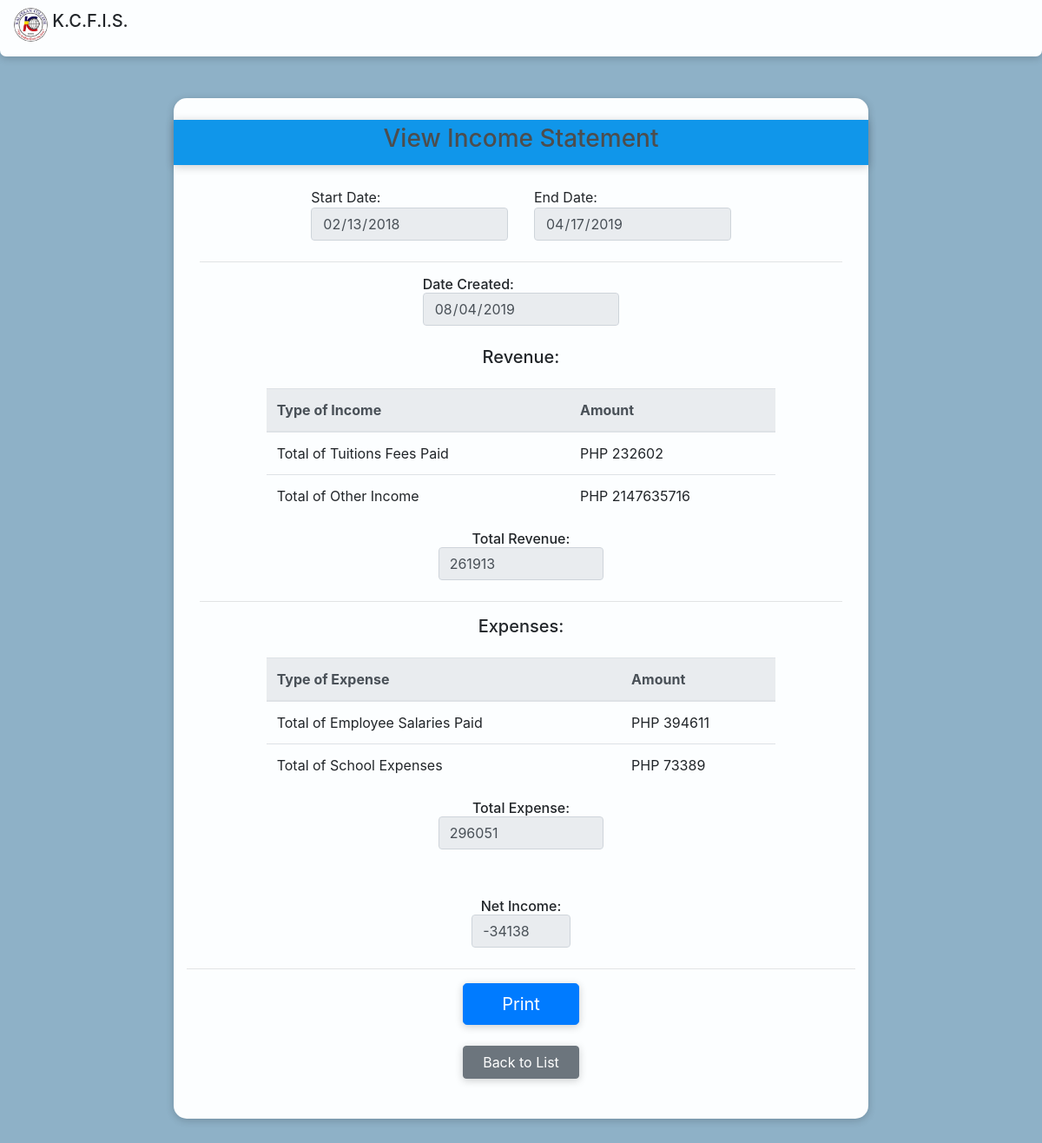
The app's page /view_income_statement.php?isid=4 with its own data.
### tables this page shows
CREATE TABLE `incomestatementtab` (
  `incomestatementID` int(11) NOT NULL AUTO_INCREMENT,
  `dateStart` date NOT NULL,
  `dateEnd` date NOT NULL,
  `dateCreated` date NOT NULL,
  `totalExpense` float NOT NULL,
  `totalRevenue` float NOT NULL,
  `totalIncome` float NOT NULL,
  PRIMARY KEY (`incomestatementID`)
);

### view_income_statement.php (the view, shortened to what this page needs)
<?php
  require_once "template.php";
  require_once "functions.php";
?>
    <div class="container form-box">
      <div class="row form-group form-title">
        <div class="col-sm-12 text-center h3">
          View Income Statement
        </div>
      </div>
      <?php
        $tuitionIncome = 0;
        $otherIncome = 0;
        $otherExpense = 0;
        $salaryExpense = 0;
        $sql = "SELECT *
                FROM incomestatementtab
                WHERE incomestatementID = ?";
        $stmt = $conn->prepare($sql);
        $stmt->bind_param("s", $_GET['isid']);
        $stmt->execute();
        $result = $stmt->get_result();
        while($row = $result->fetch_assoc()){
          $dateEnd = $row['dateEnd'];
          $dateStart = $row['dateStart'];
          $totalRevenue = $row['totalRevenue'];
          $totalExpense = $row['totalExpense'];
          $totalIncome = $row['totalIncome'];
        }
        $sql = "SELECT amountReceived
                FROM studtranstab
                WHERE dateReceived
                between ? and LAST_DAY(?)";
        $stmt = $conn->prepare($sql);
        $stmt->bind_param("ss", $dateStart, $dateEnd);
        $stmt->execute();
        $result = $stmt->get_result();
        while($row = $result->fetch_assoc()){
          if ($row['amountReceived'] > 0){
            $amountReceived = $row['amountReceived'];
            $tuitionIncome = $tuitionIncome + $amountReceived;
          }
        }
        $sql = "SELECT amount
                FROM otherincometab
                WHERE dateReceived
                between ? and LAST_DAY(?)";
        $stmt = $conn->prepare($sql);
        $stmt->bind_param("ss", $dateStart, $dateEnd);
        $stmt->execute();
        $result = $stmt->get_result();
        while($row = $result->fetch_assoc()){
          if ($row['amount'] > 0){
            $amount = $row['amount'];
            $otherIncome = $otherIncome + $amount;
          }
        }
        $sql = "SELECT amount
                FROM expensetab
                WHERE datePurchased
                between ? and LAST_DAY(?)";
        $stmt = $conn->prepare($sql);
        $stmt->bind_param("ss", $dateStart, $dateEnd);
        $stmt->execute();
        $result = $stmt->get_result();
        while($row = $result->fetch_assoc()){
          if ($row['amount'] > 0){
            $amount = $row['amount'];
            $otherExpense = $otherExpense + $amount;
          }
        }
        $sql = "SELECT netIncome
                FROM staffsalarystatementtab
                WHERE dateIssued
                between ? and LAST_DAY(?)";
        $stmt = $conn->prepare($sql);
        $stmt->bind_param("ss", $dateStart, $dateEnd);
        $stmt->execute();
        $result = $stmt->get_result();
        while($row = $result->fetch_assoc()){
          if ($row['netIncome'] > 0){
            $netIncome = $row['netIncome'];
            $salaryExpense = $salaryExpense + $netIncome;
          }
        }
        $sql = "SELECT netIncome
                FROM facsalarystatementtab
                WHERE dateIssued
                between ? and LAST_DAY(?)";
        $stmt = $conn->prepare($sql);
        $stmt->bind_param("ss", $dateStart, $dateEnd);
        $stmt->execute();
        $result = $stmt->get_result();
        while($row = $result->fetch_assoc()){
          if ($row['netIncome'] > 0){
            $netIncome = $row['netIncome'];
            $salaryExpense = $salaryExpense + $netIncome;
          }
        }
      ?>
      <div class="container" id="incomestatement">
      <form role="form" method="post" action="gen_income_statement.php">
        <div class="row form-group">
          <label class="col-sm-4 offset-sm-2">
            Start Date:
            <input value="<?php if (isset($dateStart)) {
              echo $dateStart;
            }?>" readonly type="date" class="form-control" name="dateStart"/>
          </label>
          <label class="col-sm-4">
            End Date:
            <input type="date" value="<?php if (isset($dateEnd)){
              echo $dateEnd;
            }
            else {
              echo date("Y-m-d");
            }?>" readonly class="form-control" name="dateEnd"/>
          </label>
        </div>
      </form>
      <hr />
      <?php
        if (isset($dateStart) || isset($dateEnd)) {
          ?>
          <form role="form" method="post" action="includes/gen_income_statement.inc.php">
              <div class="row form-group">
                <label class="col-sm-4 offset-sm-4 h6">
                  Date Created:
                  <input readonly type="date" value="<?php echo date("Y-m-d"); ?>" class="form-control" name="dateCreated"/>
                </label>
              </div>
              <div class="col-sm-10 offset-sm-1">
                <div class="row form-group">
                  <label class="col-sm-4 offset-sm-4 text-center h5">Revenue: </label>
                </div>
                <table class="table table-hover">
                  <thead class="thead-light">
                    <tr>
                      <th scope="col">Type of Income</th>
                      <th scope="col">Amount</th>
                    </tr>
                  </thead>
                  <tbody>
                    <tr>
                      <td>Total of Tuitions Fees Paid</td>
                      <td>PHP <?php echo $tuitionIncome ?></td>
                    </tr>
                    <tr>
                      <td>Total of Other Income</td>
                      <td>PHP <?php echo $otherIncome ?></td>
                    </tr>
                  </tbody>
                </table>
                <div class="row form-group">
                  <label class="col-sm-8 offset-sm-2 text-center h6">
                    Total Revenue:
                    <input readonly value="<?php echo $totalRevenue?>" type="number" step="0.01"class="form-control col-sm-6 offset-sm-3" name="totalRevenue"/>
                  </label>
                </div>
              </div>
              <hr/>
              <div class="col-sm-10 offset-sm-1">
                <div class="row form-group">
                  <label class="col-sm-4 offset-sm-4 text-center h5">Expenses: </label>
                </div>
                <table class="table table-hover">
                  <thead class="thead-light">
                    <tr>
                      <th scope="col">Type of Expense</th>
                      <th scope="col">Amount</th>
                    </tr>
                  </thead>
                  <tbody>
                    <tr>
                      <td>Total of Employee Salaries Paid</td>
                      <td>PHP <?php echo $salaryExpense ?></td>
                    </tr>
                    <tr>
                      <td>Total of School Expenses</td>
                      <td>PHP <?php echo $otherExpense ?></td>
                    </tr>
                  </tbody>
                </table>
                <div class="row form-group">
                  <label class="col-sm-8 offset-sm-2 text-center h6">
                    Total Expense:
                    <input readonly value="<?php echo $totalExpense?>" type="number" step="0.01" class="form-control col-sm-6 offset-sm-3" name="totalExpense"/>
                  </label>
                </div>
              </div>
              <div class="row form-group mt-sm-5">
                <label class="col-sm-4 offset-sm-4 text-center h6">
                  Net Income:
                  <input readonly value="<?php echo $totalIncome?>" type="number" step="0.01" class="form-control col-sm-6 offset-sm-3" name="totalIncome"/>
                </label>
              </div>
            </div>
            <hr />
            <div class="row form-group">
              <label class="col-sm-2 offset-sm-5 btn btn-primary btn-block btn-lg" onclick="javascript:printlayer('incomestatement')">Print</label>
            </div>
            <div class="row form-group">
              <a href="income_statement_list.php" class="col-sm-2 offset-sm-5 btn btn-secondary btn-block" >Back to List</a>
            </div>
          <?php
        }
      ?>
    </div>

### template.php (style rules this page uses)
.btn { box-shadow: 0 2px 10px rgba(0, 0, 0, 0.2); }
.form-box { border-radius: 15px; height: auto; width: 800px; background-color: #FCFEFF; padding-top: 25px; padding-bottom: 30px; margin-bottom: 60px; box-shadow: 0 2px 10px rgba(0, 0, 0, 0.2); --font-family-sans-serif: -apple-system,BlinkMacSystemFont,"Segoe UI",Roboto,"Helvetica Neue",Arial,"Noto Sans",sans-serif,"Apple Color Emoji","Segoe UI Emoji","Segoe UI Symbol","Noto Color Emoji"; --font-family-monospace: SFMono-Regular,Menlo,Monaco,Consolas,"Liberation Mono","Courier New",monospace; }
.form-title { box-shadow: 0 2px 10px rgba(0, 0, 0, 0.2); background-color: #1096EA; padding-top: 5px; padding-bottom: 5px; margin-bottom: 25px; color: #4d4d4d; }

### records on screen
incomestatementtab: dateStart "02/13/2018", dateEnd "04/17/2019", totalRevenue "261913", totalExpense "296051", totalIncome "-34138"

### other values on screen
$tuitionIncome "232602"
$otherIncome "2147635716"
$salaryExpense "394611"
$otherExpense "73389"
